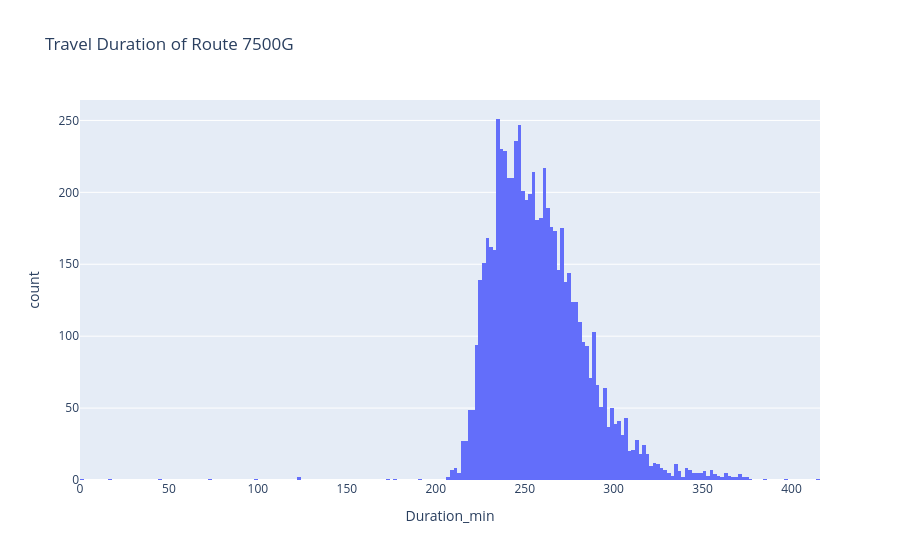

This figure's notebook cell:
### Code cell
px.histogram(df_target_7500, x="Duration_min", title="Travel Duration of Route 7500G")

### Figure 1 — Plotly figure (JSON) as saved in the notebook; plotly's stock layout.template omitted (floating-point values rounded to 4 significant figures; data arrays with more than 128 entries replaced by an {"elided": "..."} marker saying what was removed)
{"data": [{"bingroup": "x", "hovertemplate": "Duration_min=%{x}<br>count=%{y}<extra></extra>", "legendgroup": "", "marker": {"color": "#636efa", "pattern": {"shape": ""}}, "name": "", "orientation": "v", "showlegend": false, "type": "histogram", "x": {"elided": "6627 float values"}, "xaxis": "x", "yaxis": "y"}], "layout": {"barmode": "relative", "legend": {"tracegroupgap": 0}, "title": {"text": "Travel Duration of Route 7500G"}, "xaxis": {"anchor": "y", "domain": [0, 1], "title": {"text": "Duration_min"}}, "yaxis": {"anchor": "x", "domain": [0, 1], "title": {"text": "count"}}}}
